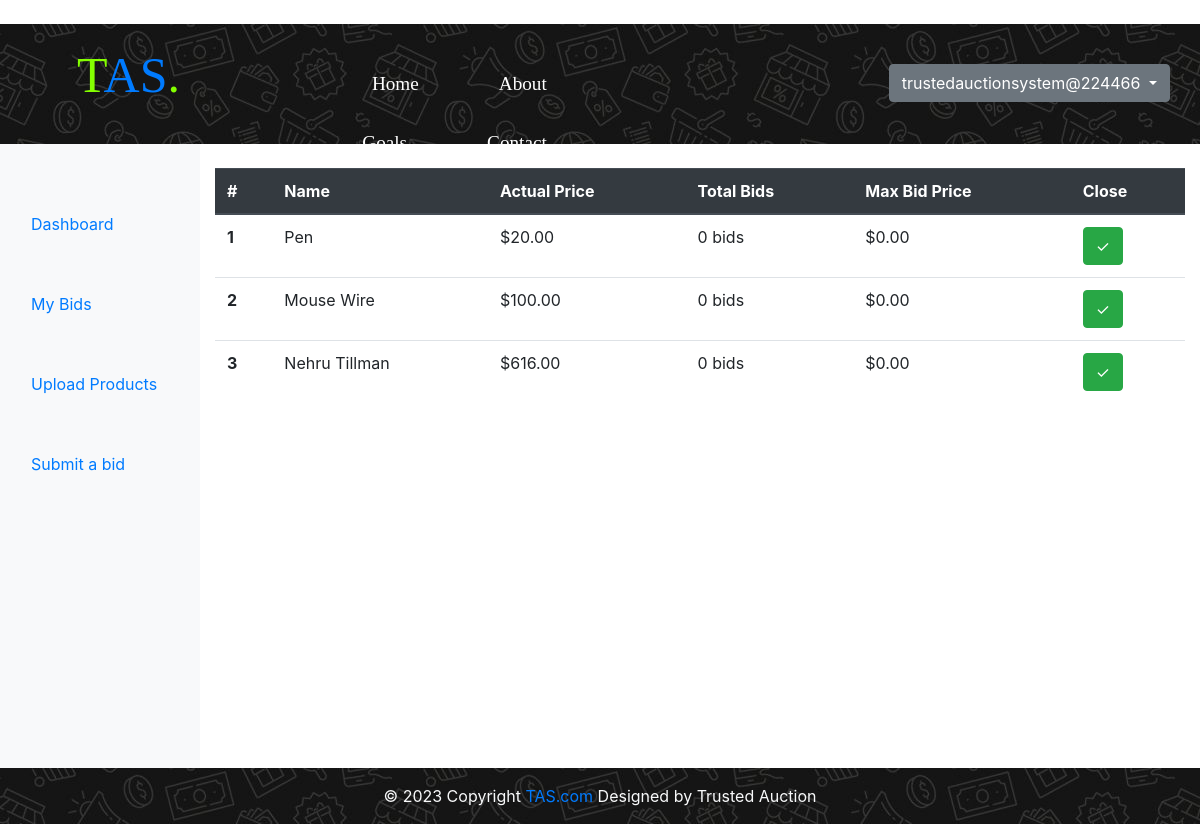
The app's page /shop/results/ (signed in) with its own data.
### shop/models.py (models this page shows, shortened)
class product(models.Model):
    product_id = models.AutoField
    product_name = models.CharField(max_length=50)
    catagory = models.CharField(max_length=50, default = "")
    sub_catagory = models.CharField(max_length=50, default = "")
    price = models.IntegerField(default = 0)
    desc = models.CharField(max_length=1000)
    images = models.ImageField(upload_to="shop/images/%y",default = "", height_field=None, width_field=None, max_length=None)
    useremail = models.CharField(max_length=50, default = "")

### shop/views.py (the view)
# urls.py: path("results/" , views.results, name = "results"),
def results(request):
    wer = request.user
    email = (wer.email)
    objs = product.objects.filter(useremail = email)
    arrforbids = []
    arrformax = []
    for obj in objs:
        bid_objs = bidder.objects.filter(pid=obj.id)
        arrforbids.append(bid_objs.count())
        if bid_objs.exists():
            max_price = max(bid_obj.bprice for bid_obj in bid_objs)
            arrformax.append(max_price)
        else:
            arrformax.append(0)
    zipper = zip(objs,arrforbids,arrformax)
    params = {'count' : objs.count(), 'zipp':zipper}
    ob = bidder.objects.all()
    return render(request,"shop/results.html",params)

### shop/templates/shop/results.html (shortened to what this page needs)
{% extends 'shop/data.html' %}
{% block bufferbody %}
{% if count == 0 %}
    <div style="text-align: center;margin-top: 200px;">
        <h1>Plz Upload Your Product.</h1>
        <a class="btn btn-success mt-4" href="/shop/sellermode/">Click to Upload</a>
    </div>
{% else %}
    <table class="table mt-4">
        <thead class="thead-dark">
        <tr>
            <th>#</th>
            <th>Name</th>
            <th>Actual Price</th>
            <th>Total Bids</th>
            <th>Max Bid Price</th>
            <th>Close</th>
        </tr>
        </thead>
        <tbody>
        {% for i,j,k in zipp %}
            <tr>
                <th>{{forloop.counter}}</th>
                <td>{{i.product_name}}</td>
                <td>${{i.price}}.00</td>
                <td>{{j}} bids</td>
                <td>${{k}}.00</td>
                <td><a class="btn btn-success text-white" href="/shop/results/{{i.id}}">&#10003;</a></td>
            </tr>
            {% endfor %}
        </tbody>
    </table>
{% endif %}
{% endblock bufferbody %}

### shop/templates/shop/inheritance.html (shortened to what this page needs)
﻿<!doctype html>
<html lang="en">
<head>
    <link rel="stylesheet" href="https://stackpath.bootstrapcdn.com/bootstrap/4.2.1/css/bootstrap.min.css">
    <link rel="stylesheet" href="https://cdnjs.cloudflare.com/ajax/libs/font-awesome/6.4.0/css/all.min.css" />
    <link rel="stylesheet" href="https://cdnjs.cloudflare.com/ajax/libs/font-awesome/6.4.0/css/all.min.css" />
    {%load static%}
</head>
<body>
  <div class="container-fluid main">
    <nav>
      <div class="container-fluid d-flex">
        <div class="navbar-header">
          <a class="navbar-brand" href="#"><span class="sp">T</span>AS<span class="sp">.</span></a>
        </div>
        <ul class="nav navbar-nav d-flex flex-row mx-4 justify-content-end">
          <li style="padding-top: 30px;"><a href="http://127.0.0.1:8000">Home</a></li>
          <li style="padding-top: 30px;"><a href="http://127.0.0.1:8000/about/">About</a></li>
          <li style="padding-top: 30px;"><a href="http://127.0.0.1:8000/goals">Goals</a></li>
          <li style="padding-top: 30px;"><a href="http://127.0.0.1:8000/contact">Contact</a></li>
        </ul>
        {% if user.is_authenticated %}
          <div class="dropdown" style="padding-top:40px;margin-left: 270px;">
            <button class="btn btn-secondary dropdown-toggle" type="button" id="dropdownMenuButton" data-toggle="dropdown" aria-haspopup="true" aria-expanded="false">
              {{request.user}}
            </button>
          </div>
          {% endif %}
      </div>
    </nav>
  </div>
  {% block body%} {% endblock %}
      <footer class="font-small bg-dark text-light position-relative w-100 fixed-bottom">
        <div class="footer-copyright text-center py-3">
            &copy; 2023 Copyright
            <a class="text-decoration-none" href="http://127.0.0.1:8000/">TAS.com</a> Designed by Trusted Auction
        </div>
    </footer>
  </body>
</html>
</body>
</html>

### records on screen
product: product_name "Pen", price "20", j "0", k "0"
product: product_name "Mouse Wire", price "100", j "0", k "0"
product: product_name "Nehru Tillman", price "616", j "0", k "0"

### other values on screen
{{ request.user }} "trustedauctionsystem@224466"
